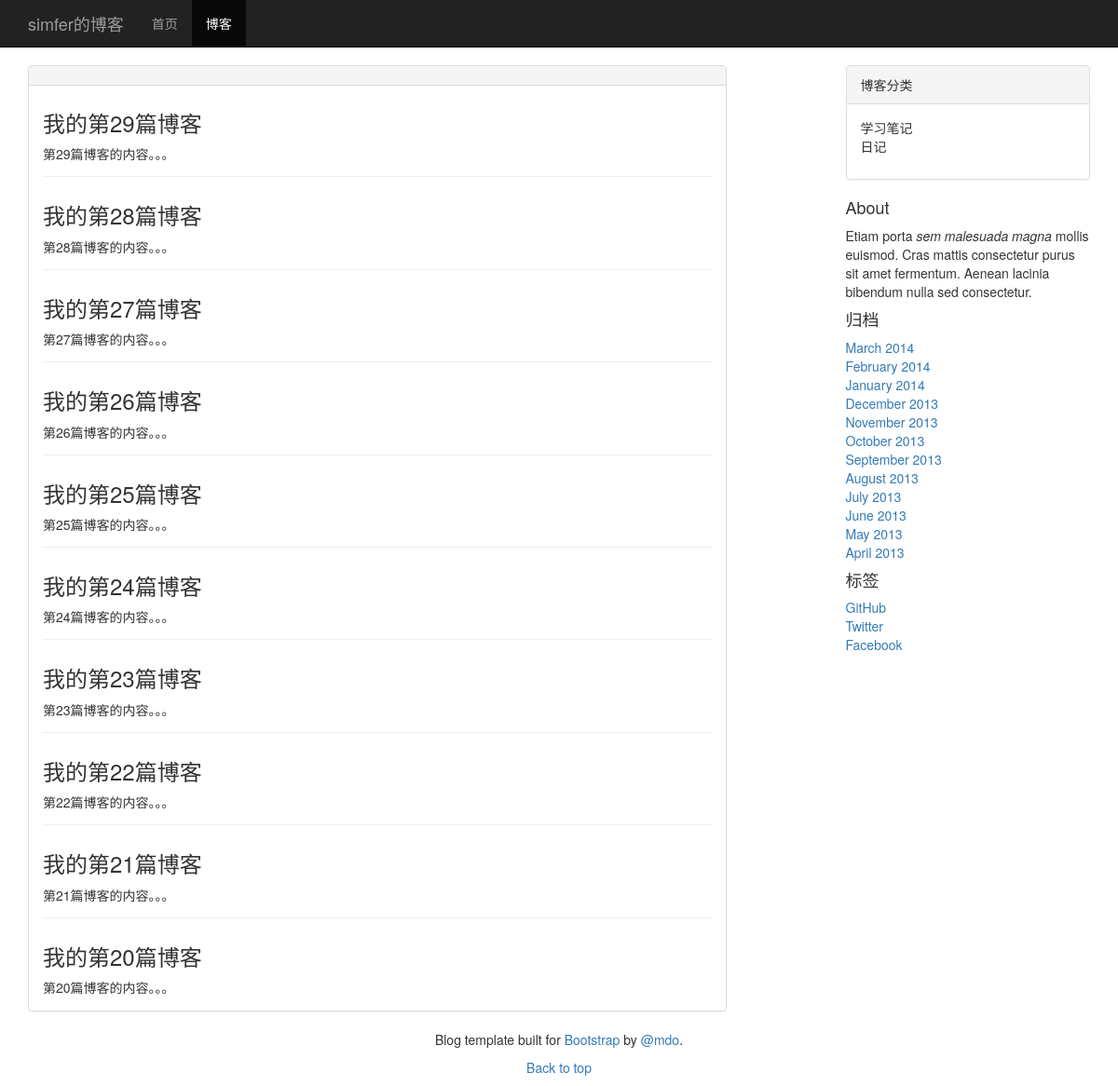
/blog/, run on an earlier commit of the app's database.
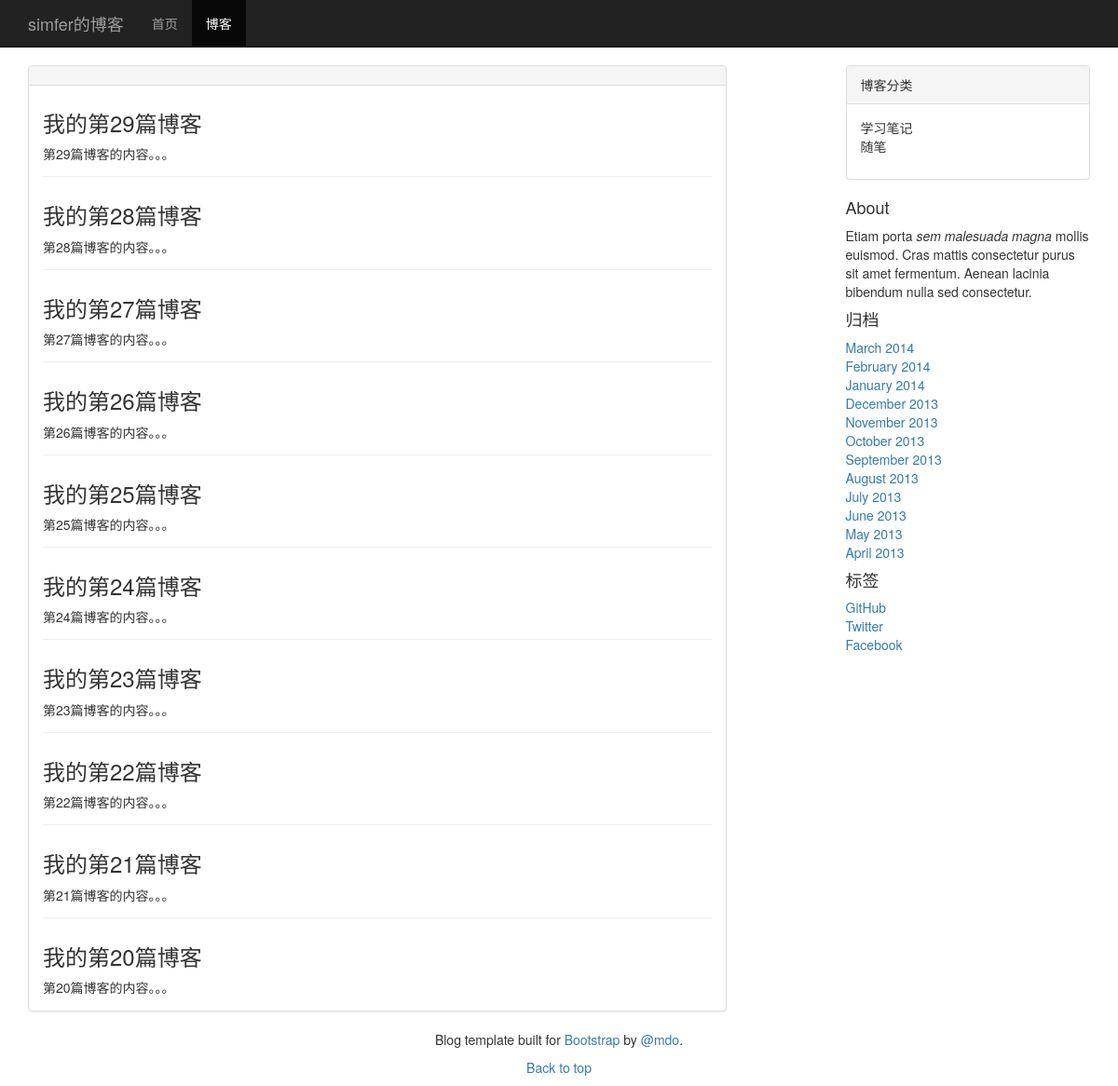
And on a later commit of the database.
### blog/models.py (models this page shows)
class Category(models.Model):
    name = models.CharField(max_length=32)
    def __str__(self):
        return self.name
    class Meta:
        verbose_name_plural = '分类'

### blog/views.py (the view)
# urls.py: path('', BlogListView.as_view(), name='blog_list'),
class BlogListView(IndexView):
    model = Post
    template_name = 'blog/blog_list.html'
    context_object_name = 'blogs'
    paginate_by = 10

### blog/views.py (called while the page is built)
    def get_context_data(self, **kwargs):
        context = super().get_context_data(**kwargs)
        context['categorys'] = Category.objects.all()
        return context

### blog/templates/blog/blog_list.html (shortened to what this page needs)
{% extends 'blog/base.html' %}
{% block nav_blog_active %}active{% endblock nav_blog_active %}
{% block blog-post %}
<div class="panel panel-default">
  <div class="panel-heading"></div>
    <div class="panel-body">
      {% for blog in blogs %}
      <div class="blog">
        <h3>{{ blog.title }}</h3>
        <p class="blog-info">{{ blog.body|striptags|truncatechars:120 }}</p>
      </div>
      {% endfor %}
    </div>
</div>
{% endblock blog-post %}

### blog/templates/blog/base.html (shortened to what this page needs)
{% load static %}
<!DOCTYPE html>
<html lang="zh-CN">
<head>
  <link href="{% static 'bootstrap-3.3.7/css/bootstrap.min.css' %}" rel="stylesheet">
  <link href="{% static 'blog/blog.css' %}" rel="stylesheet">
</head>
<body>
  <nav class="navbar navbar-inverse navbar-fixed-top">
    <div class="container">
      <div class="navbar-header">
        <a class="navbar-brand" href="#">simfer的博客</a>
      </div>
      <div id="navbar" class="collapse navbar-collapse">
        <ul class="nav navbar-nav">
          <li class="{% block nav_home_active %}{% endblock nav_home_active %}">
            <a href="#">首页</a>
          </li>
          <li class="{% block nav_blog_active %}{% endblock nav_blog_active %}">
            <a href="#about">博客</a>
          </li>
        </ul>
      </div>
    </div>
  </nav>
  <div class="container">
    <div class="row">
      <div class="col-xs-12 col-md-8">
        {% block blog-post %}{% endblock blog-post %}
      </div>
      <div class="hidden-xs col-md-3 col-md-offset-1">
        <div class="panel panel-default">
          <div class="panel-heading">博客分类</div>
          <div class="panel-body">
            <ul class="sidebar-module">
              {% for category in categorys %}
                <li>{{ category }}</li>
              {% endfor %}
            </ul>
          </div>
        </div>
        <div class="sidebar-module sidebar-module-inset">
          <h4>About</h4>
          <p>Etiam porta
            <em>sem malesuada magna</em> mollis euismod. Cras mattis consectetur purus sit amet fermentum. Aenean lacinia bibendum
            nulla sed consectetur.</p>
        </div>
        <div class="sidebar-module">
          <h4>归档</h4>
          <ol class="list-unstyled">
            <li>
              <a href="#">March 2014</a>
            </li>
            <li>
              <a href="#">February 2014</a>
            </li>
            <li>
              <a href="#">January 2014</a>
            </li>
            <li>
              <a href="#">December 2013</a>
            </li>
            <li>
              <a href="#">November 2013</a>
            </li>
            <li>
              <a href="#">October 2013</a>
            </li>
            <li>
              <a href="#">September 2013</a>
            </li>
            <li>
              <a href="#">August 2013</a>
            </li>
            <li>
              <a href="#">July 2013</a>
            </li>
            <li>
              <a href="#">June 2013</a>
            </li>
            <li>
              <a href="#">May 2013</a>
            </li>
            <li>
              <a href="#">April 2013</a>
            </li>
          </ol>
        </div>
        <div class="sidebar-module">
          <h4>标签</h4>
          <ol class="list-unstyled">
            <li>
              <a href="#">GitHub</a>
            </li>
            <li>
              <a href="#">Twitter</a>
            </li>
            <li>
              <a href="#">Facebook</a>
            </li>
          </ol>
        </div>
      </div>
    </div>
  </div>
  <footer class="blog-footer">
    <p>Blog template built for
      <a href="http://getbootstrap.com">Bootstrap</a> by
      <a href="https://twitter.com/mdo">@mdo</a>.</p>
    <p>
      <a href="#">Back to top</a>
    </p>
  </footer>
</body>
</html>

What changed in the data, as far as the page shows it:
changed Category (number 2 of 2 on the later page): name "日记" → "随笔"
